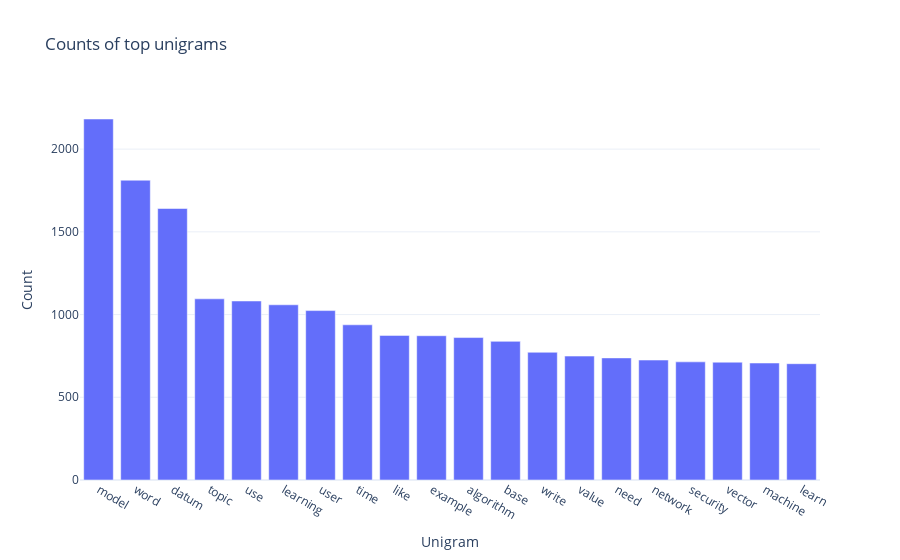
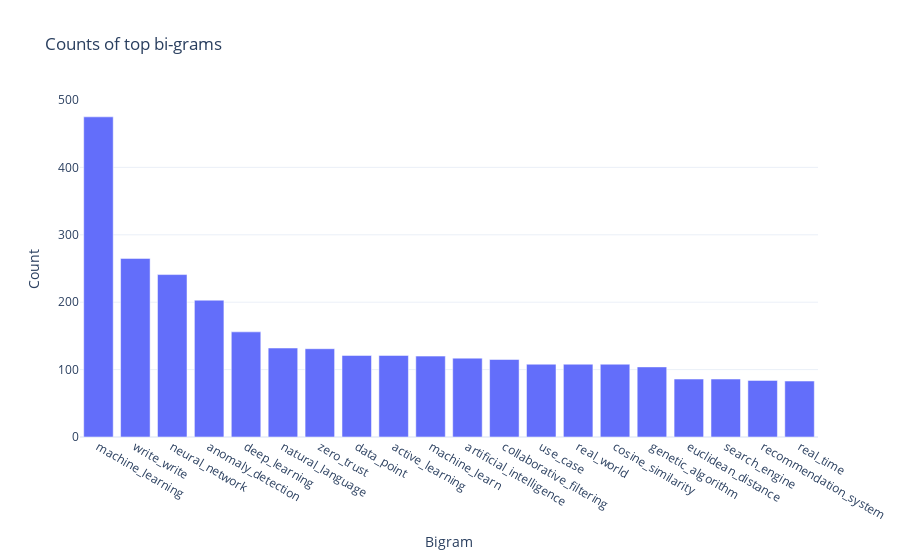
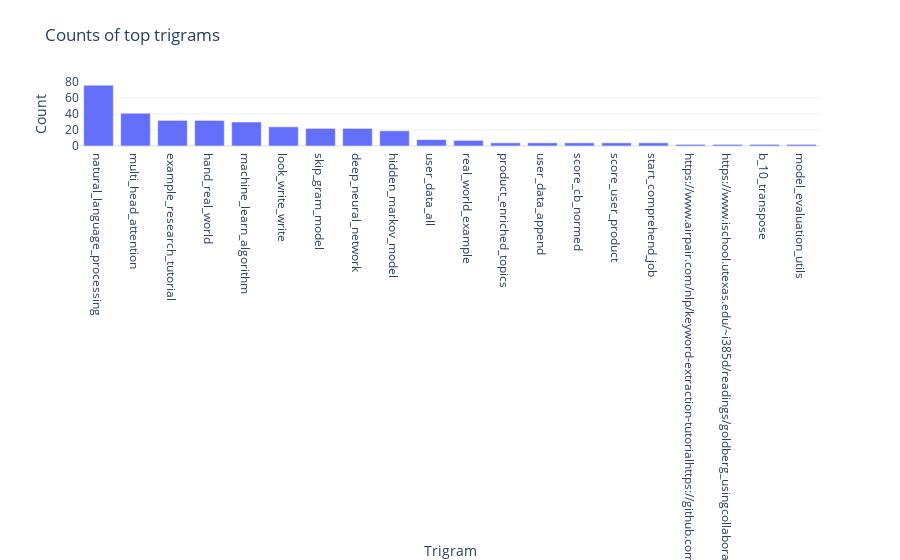

The notebook cell these images were saved under, in order:
### Code cell
# ========== Add n-grams ==========
start = time.time()

docs = deepcopy(unigram_docs)  # Make new instance before manipulating docs

# Build bigrams
bigram = Phrases(docs, min_count=30)
trigram = Phrases(bigram[docs], min_count=15)
for i in range(len(docs)):
    doc = docs[i]
    bigrams_ = [b for b in bigram[doc] if b.count("_") == 1]
    trigrams_ = [t for t in trigram[bigram[doc]] if t.count("_") == 2]
    # print(f'Found bigrams {bigrams_}')
    # print(f'Found trigrams {trigrams_}')
    docs[i] = doc + bigrams_ + trigrams_


# ===== Inspect n-grams =====
def vis_ngrams(docs_in, n_ngrams=20):

    from collections import Counter

    frequencies = Counter([])
    for text in docs_in:
        frequencies += Counter(text)

    unigram_df = pd.DataFrame(
        [{"ngram": k, "count": v}
            for k, v in frequencies.items() if "_" not in k]
    ).sort_values("count", ascending=False)
    bi_gram_df = pd.DataFrame(
        [{"ngram": k, "count": v} for k, v in frequencies.items() if "_" in k]
    ).sort_values("count", ascending=False)
    trigram_df = pd.DataFrame(
        [{"ngram": k, "count": v}
            for k, v in frequencies.items() if k.count("_") == 2]
    ).sort_values("count", ascending=False)
    print(unigram_df[:n_ngrams])
    print(bi_gram_df[:n_ngrams])
    print(trigram_df[:n_ngrams])

    # Visualise counts of top n-grams
    fig = px.bar(
        unigram_df[:n_ngrams],
        x="ngram",
        y="count",
        title="Counts of top unigrams",
        template="plotly_white",
        labels={"ngram": "Unigram", "count": "Count"},
    )
    fig.show()
    fig = px.bar(
        bi_gram_df[:n_ngrams],
        x="ngram",
        y="count",
        title="Counts of top bi-grams",
        template="plotly_white",
        labels={"ngram": "Bigram", "count": "Count"},
    )
    fig.show()
    fig = px.bar(
        trigram_df[:n_ngrams],
        x="ngram",
        y="count",
        title="Counts of top trigrams",
        template="plotly_white",
        labels={"ngram": "Trigram", "count": "Count"},
    )
    fig.show()
    return True


vis_ngrams(docs, n_ngrams=20)  # TODO - THIS IS SLOW AS SHIT


print("n-gram took: " + str(int(time.time() - start)) + " seconds")

### Figure 1 — Plotly figure (JSON) as saved in the notebook; plotly's stock layout.template omitted (floating-point values rounded to 4 significant figures)
{"data": [{"alignmentgroup": "True", "hovertemplate": "Unigram=%{x}<br>Count=%{y}<extra></extra>", "legendgroup": "", "marker": {"color": "#636efa"}, "name": "", "offsetgroup": "", "orientation": "v", "showlegend": false, "textposition": "auto", "type": "bar", "x": ["model", "word", "datum", "topic", "use", "learning", "user", "time", "like", "example", "algorithm", "base", "write", "value", "need", "network", "security", "vector", "machine", "learn"], "xaxis": "x", "y": [2182, 1812, 1641, 1095, 1082, 1059, 1024, 938, 874, 872, 861, 838, 772, 749, 738, 725, 714, 712, 707, 703], "yaxis": "y"}], "layout": {"barmode": "relative", "legend": {"tracegroupgap": 0}, "title": {"text": "Counts of top unigrams"}, "xaxis": {"anchor": "y", "domain": [0, 1], "title": {"text": "Unigram"}}, "yaxis": {"anchor": "x", "domain": [0, 1], "title": {"text": "Count"}}}}

### Figure 2 — Plotly figure (JSON) as saved in the notebook; plotly's stock layout.template omitted (floating-point values rounded to 4 significant figures)
{"data": [{"alignmentgroup": "True", "hovertemplate": "Bigram=%{x}<br>Count=%{y}<extra></extra>", "legendgroup": "", "marker": {"color": "#636efa"}, "name": "", "offsetgroup": "", "orientation": "v", "showlegend": false, "textposition": "auto", "type": "bar", "x": ["machine_learning", "write_write", "neural_network", "anomaly_detection", "deep_learning", "natural_language", "zero_trust", "data_point", "active_learning", "machine_learn", "artificial_intelligence", "collaborative_filtering", "use_case", "real_world", "cosine_similarity", "genetic_algorithm", "euclidean_distance", "search_engine", "recommendation_system", "real_time"], "xaxis": "x", "y": [475, 265, 241, 203, 156, 132, 131, 121, 121, 120, 117, 115, 108, 108, 108, 104, 86, 86, 84, 83], "yaxis": "y"}], "layout": {"barmode": "relative", "legend": {"tracegroupgap": 0}, "title": {"text": "Counts of top bi-grams"}, "xaxis": {"anchor": "y", "domain": [0, 1], "title": {"text": "Bigram"}}, "yaxis": {"anchor": "x", "domain": [0, 1], "title": {"text": "Count"}}}}

### Figure 3 — Plotly figure (JSON) as saved in the notebook; plotly's stock layout.template omitted (floating-point values rounded to 4 significant figures)
{"data": [{"alignmentgroup": "True", "hovertemplate": "Trigram=%{x}<br>Count=%{y}<extra></extra>", "legendgroup": "", "marker": {"color": "#636efa"}, "name": "", "offsetgroup": "", "orientation": "v", "showlegend": false, "textposition": "auto", "type": "bar", "x": ["natural_language_processing", "multi_head_attention", "example_research_tutorial", "hand_real_world", "machine_learn_algorithm", "look_write_write", "skip_gram_model", "deep_neural_network", "hidden_markov_model", "user_data_all", "real_world_example", "product_enriched_topics", "user_data_append", "score_cb_normed", "score_user_product", "start_comprehend_job", "https://www.airpair.com/nlp/keyword-extraction-tutorialhttps://github.com/zelandiya/rake-tutorialhttp://textminingonline.com/getting-started-with-keyword-extractionhttps://en.wikipedia.org/wiki/automatic_summarization#keyphrase_extractionhttp://www.diva-portal.org/smash/get/diva2:352481/fulltext01.pdf", "https://www.ischool.utexas.edu/~i385d/readings/goldberg_usingcollaborative_92.pdf4", "b_10_transpose", "model_evaluation_utils"], "xaxis": "x", "y": [76, 41, 32, 32, 30, 24, 22, 22, 19, 8, 7, 4, 4, 4, 4, 4, 2, 2, 2, 2], "yaxis": "y"}], "layout": {"barmode": "relative", "legend": {"tracegroupgap": 0}, "title": {"text": "Counts of top trigrams"}, "xaxis": {"anchor": "y", "domain": [0, 1], "title": {"text": "Trigram"}}, "yaxis": {"anchor": "x", "domain": [0, 1], "title": {"text": "Count"}}}}
